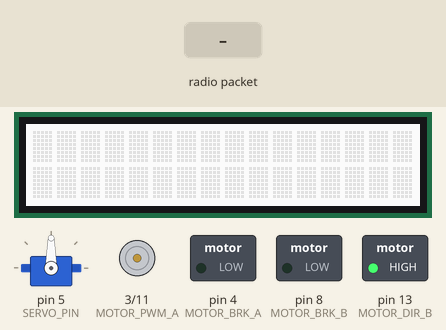
Recording of a sketch running on a simulated Arduino Uno, built with avr-gcc and run on an emulated ATmega328P. Parts: servo, 16×2 character LCD, motor-driver pin pairs drawn as motors (green arrow = first pin HIGH = forward, orange = second pin HIGH = backward, longer = more drive), switched loads named in the sketch (green lamp = pin HIGH). The test bench sets the inputs (shaded band). No radio packets arrive unless stated; pins used as bus, display or sensor lines are not drawn; what the sketch prints to the serial monitor is not drawn.

Above: at 1.2 s.
1.3 s: radio packet "0" arrives
At 2.2 s:
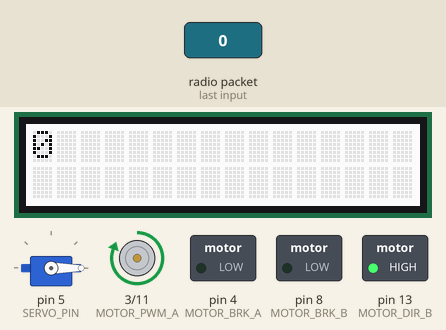
2.8 s: radio packet "200" arrives
At 3.4 s:
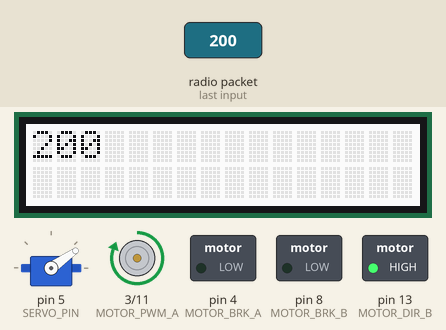
Timing chart, 0 to 5.8 s (numbered marks = the images above; inputs shaded):
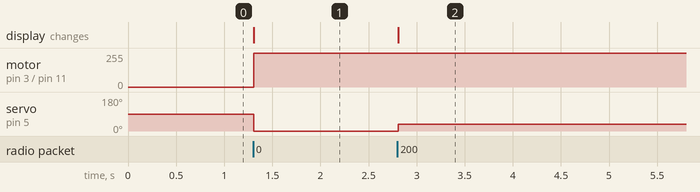

Measured:
- after the input at 1.3 s, motor on pin 3 (MOTOR_PWM_A) / pin 11 (MOTOR_PWM_B): stopped → forward 255/255 at once; servo on pin 5 (SERVO_PIN): 90° → 0° at once; the display: changes at once (image 1)
- after the input at 2.8 s, servo on pin 5 (SERVO_PIN): 0° → 35° at once; the display: changes at once (image 2)

The sketch:

Receiver_LCD.ino
```cpp
/*
* Getting Started example sketch for nRF24L01+ radios
* This is a very basic example of how to send data from one node to another
* Updated: Dec 2014 by TMRh20
*/

#include "printf.h" // To allow printf to Serial

// Interfaces
#include <SPI.h>
#include "RF24.h"
#include <Servo.h>

// Adafruit RGB display
#include <Wire.h>
#include <Adafruit_RGBLCDShield.h>
#include <utility/Adafruit_MCP23017.h>

// The shield uses the I2C SCL and SDA pins. On classic Arduinos
// this is Analog 4 and 5 so you can't use those for analogRead() anymore
// However, you can connect other I2C sensors to the I2C bus and share
// the I2C bus.
Adafruit_RGBLCDShield lcd = Adafruit_RGBLCDShield();


#define MOTOR_PWM_A  3
#define SERVO_PIN    5
#define RADIO_CE     9
#define MOTOR_BRK_B  8
#define MOTOR_BRK_A  4 // 9
#define RADIO_CS    10
#define MOTOR_PWM_B 11
#define MOTOR_DIR_A  5 //12
#define MOTOR_DIR_B 13

/* Hardware configuration: Set up nRF24L01 radio on SPI bus plus pins 7 & 8 */
// radio (ce_pin, cs_pin)
RF24 radio( RADIO_CE, RADIO_CS);
/**********************************************************/

byte addresses[][6] = {"1Node","2Node"};

// These #defines make it easy to set the backlight color
#define RED 0x1
#define YELLOW 0x3
#define GREEN 0x2
#define TEAL 0x6
#define BLUE 0x4
#define VIOLET 0x5
#define WHITE 0x7

int cur_x;
int cur_y;
Servo myservo;

void setup() {

  // Init the buffers
  cur_x = -1;
  cur_y = -1;

  pinMode( MOTOR_PWM_A, OUTPUT);
  pinMode( MOTOR_BRK_B, OUTPUT);
  pinMode( MOTOR_BRK_A, OUTPUT);
  pinMode( MOTOR_PWM_B, OUTPUT);
  pinMode( MOTOR_DIR_A, OUTPUT);
  pinMode( MOTOR_DIR_B, OUTPUT);

  analogWrite( MOTOR_PWM_A, 0);
  digitalWrite( MOTOR_BRK_B, LOW);
  digitalWrite( MOTOR_BRK_A, LOW);
  analogWrite( MOTOR_PWM_B, 0);
  digitalWrite( MOTOR_DIR_A, HIGH);
  digitalWrite( MOTOR_DIR_B, HIGH);
  // attach servo
  myservo.attach(SERVO_PIN);

  // Init the LCD
  // set up the LCD's number of columns and rows:
  lcd.begin(16, 2);
  lcd.setBacklight(WHITE );
//  lcd.print ("Starting...");

  // Init serial communication
  Serial.begin(115200);
  Serial.println(F("RF24/examples/GettingStarted"));
  Serial.println(F("*** PRESS 'T' to begin transmitting to the other node"));

  // Init printf to serial
  printf_begin();

  radio.begin();

  // Set the PA Level low to prevent power supply related issues since this is a
 // getting_started sketch, and the likelihood of close proximity of the devices. RF24_PA_MAX is default.
  radio.setPALevel(RF24_PA_LOW);

  // Open a writing and reading pipe on each radio, with opposite addresses
    radio.openWritingPipe(addresses[0]);
    radio.openReadingPipe(1,addresses[1]);

  // Start the radio listening for data
  radio.startListening();

  radio.printDetails();
}

void HexPrint(char * string)
{
  if (strlen(string) > 0)
  {
      for (int i=0; i < strlen(string); i++)
      {
        char caract[3];
        sprintf(caract, "%X", string[i]);
        Serial.println(caract);
      }
  }
}

void loop()
{

    int got_time=0;
    char message[17]="";
    char sz_line1[17]="";
    char sz_line2[17]="";

    int i_x_joy = 0;
    int i_y_joy= 0;
    int i_btn_joy=0;
    int i_btn_up=0;
    int i_btn_down=0;
    int i_btn_left = 0;
    int i_btn_right = 0;

    int i_new_x=0;
    int i_new_y=0;


    int i_status=0;

    if( radio.available())
    {
       Serial.println("radio available");
       while (radio.available()) {                                   // While there is data ready
          radio.read( message, 17); //sizeof(int) );             // Get the payload
       }
    }
    else
    {
       lcd.setCursor(1,0); // Line 0, column 0
 //      lcd.print("no radio");
    }

    lcd.setCursor(0,0); // Line 0, column 0
    i_status=sscanf(message, "%d %d", &i_x_joy, &i_y_joy ); //, &i_btn_joy, &i_btn_up, &i_btn_down, &i_btn_left, &i_btn_right);
    lcd.print(message);
    if (i_status > 0)
    {


       lcd.setCursor(0,0); // Line 0, column 0
     // lcd.print("message");
       lcd.setCursor(1,1); // Line 0, column 0

       i_new_x=map(i_x_joy, 0, 1024, 0, 180);
       if( cur_x != i_new_x)
       {
           cur_x = i_new_x;
           myservo.write(cur_x);

       }

       i_new_y =map(i_y_joy, 0, 1024, -255, 255);
       if( cur_y != i_new_y)
       {
           cur_y=i_new_y;
           if (cur_y == 0)
              digitalWrite (MOTOR_BRK_A, HIGH);
           else
           {
              digitalWrite (MOTOR_BRK_A, LOW);

              if (cur_y < 0)
              {
                 digitalWrite (MOTOR_DIR_A, LOW); // reverse direction
              }
              else
              {
                 digitalWrite (MOTOR_DIR_A, HIGH); // forward direction
              }

              analogWrite (MOTOR_PWM_A, abs( cur_y));
           }
       }


    }


    Serial.println (i_status);

} // Loop
```
